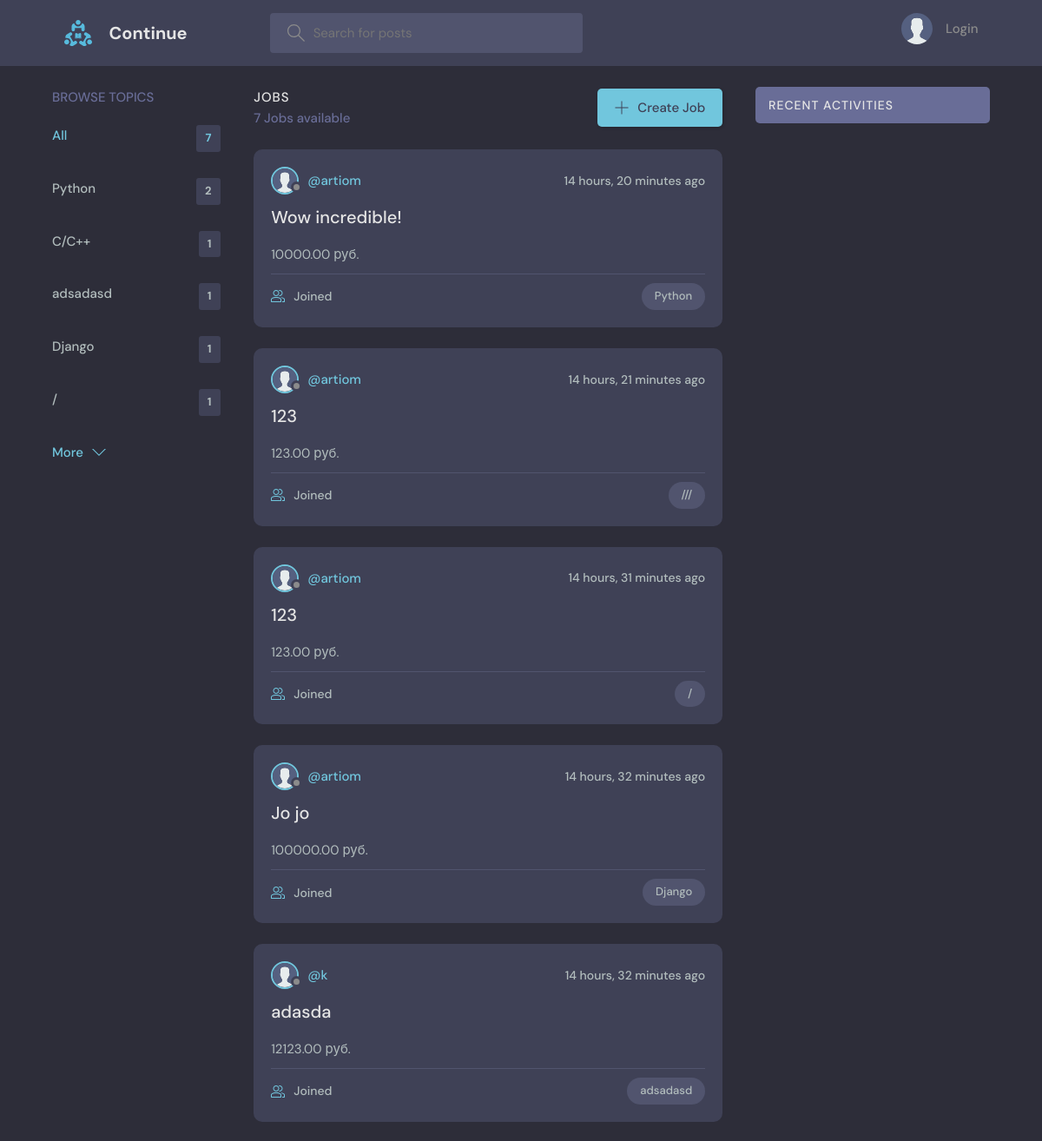
/ (upper part), run on an earlier commit of the app's database.
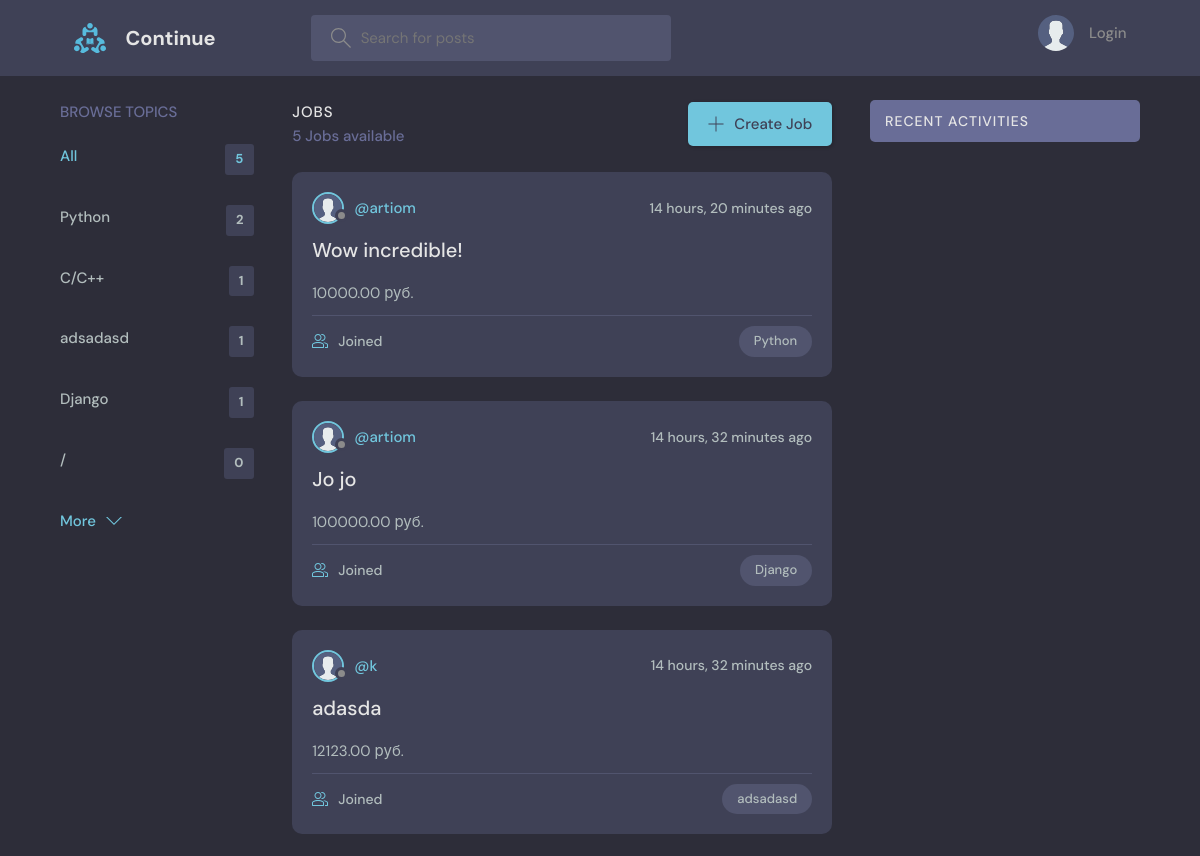
And on a later commit of the database.
### base/models.py (models this page shows, shortened)
class Topic(models.Model):
    name = models.CharField(max_length=200)

class Job(models.Model):
    name = models.CharField(max_length=200)
    description = models.TextField(null=True, blank=True)
    cost = models.DecimalField(max_digits=20, decimal_places=2, null=False)
    created = models.DateTimeField(auto_now_add=True)
    updated = models.DateTimeField(auto_now=True)
    topic = models.ForeignKey(Topic, on_delete=models.SET_NULL, null=True)
    status = models.ForeignKey(JobStatus, on_delete=models.SET_NULL, null=True)
    class Meta:
        ordering = ['-updated', '-created']

class User(AbstractUser):
    name = models.CharField(max_length=200, null=True)
    email = models.EmailField(unique=True)
    bio = models.TextField(null=True)
    avatar = models.ImageField(null=True, default='avatar.svg')
    balance = models.DecimalField(max_digits=20, decimal_places=2, null=False, default=0)
    USERNAME_FIELD = 'email'
    REQUIRED_FIELDS = []

### base/views.py (the view)
# urls.py: path('', views.home, name="home"),
def home(request):
    q = request.GET.get('q') if request.GET.get('q') != None else ''
    jobs = Job.objects.filter(
        Q(topic__name__icontains=q) |
        Q(name__icontains=q) |
        Q(description__icontains=q)
    )
    topics = Topic.objects.all()[0:5]
    job_count = jobs.count()
    job_messages = Message.objects.filter(
        Q(job__topic__name__icontains=q))[0:3]
    job_to_customer = get_job_to_customer(jobs)
    for job in jobs:
        customer = get_customer(job)
        if customer:
            job_to_customer[job] = customer
    context = {'jobs': jobs,
               'job_to_customer': job_to_customer,
               'topics': topics,
               'job_count': job_count,
               'job_messages': job_messages}
    return render(request, 'base/home.html', context)

### base/views.py (called while the page is built)
def get_job_to_customer(jobs):
    job_to_customer = {}  # Создаем пустой словарь
    for job in jobs:
        customer = get_customer(job)
        if customer:
            job_to_customer[job] = customer
    return job_to_customer

def get_customer(job):
    customer_id = Match.objects.filter(job=job, type=MatchType.objects.get_or_create(name='Customer')[0]).values('user')
    job_customer = User.objects.filter(id=customer_id[0]['user'])[0]
    return job_customer

### base/templates/base/home.html (shortened to what this page needs)
{% extends 'main.html' %} # TODO: баг поиска по типам работы
{% block content %}
<main class="layout layout--3">
  <div class="container">
    {% include 'base/topics_component.html' %}
    <div class="jobList">
      <div class="jobList__header">
        <div>
          <h2>Jobs</h2>
          <p>{{job_count}} Jobs available</p>
        </div>
        <a class="btn btn--main" href="{% url 'create-job' %}">
          <svg version="1.1" xmlns="http://www.w3.org/2000/svg" width="32" height="32" viewBox="0 0 32 32">
            <title>add</title>
            <path
              d="M16.943 0.943h-1.885v14.115h-14.115v1.885h14.115v14.115h1.885v-14.115h14.115v-1.885h-14.115v-14.115z">
            </path>
          </svg>
          Create Job
        </a>
      </div>
      {% include 'base/feed_component.html' %}
    </div>
    {% include 'base/activity_component.html' %}
  </div>
</main>
{% endblock %}

### base/templates/base/topics_component.html
<div class="topics">
    <div class="topics__header">
        <h2>Browse Topics</h2>
    </div>
    <ul class="topics__list">
        <li>
            <a href="{% url 'home' %}" class="active">All <span>{{jobs.count}}</span></a>
        </li>
        {% for topic in topics %}
        <li>
            <a href="{% url 'home' %}?q={{topic.name}}">{{topic.name}}<span>{{topic.job_set.all.count}}</span></a>
        </li>
        {% endfor %}
    </ul>
    <a class="btn btn--link" href="{% url 'topics' %}">
        More
        <svg version="1.1" xmlns="http://www.w3.org/2000/svg" width="32" height="32" viewBox="0 0 32 32">
            <title>chevron-down</title>
            <path d="M16 21l-13-13h-3l16 16 16-16h-3l-13 13z"></path>
        </svg>
    </a>
</div>

### base/templates/base/feed_component.html (shortened to what this page needs)
{% for job, job_customer  in job_to_customer.items %}
<div class="jobListJob">
    <div class="jobListJob__header">
        <a href="{% url 'user-profile' job_customer.id %}" class="jobListJob__author">
            <div class="avatar avatar--small">
                <img src="{{job_customer.avatar.url}}" />
            </div>
            <span>@{{job_customer.username}}</span>
        </a>
        <div class="jobListJob__actions">
            <span>{{job.created|timesince}} ago</span>
        </div>
    </div>
    <div class="jobListJob__content">
        <a href="{% url 'job' job.id %}">{{job.name}}</a>
        <p><span class="cost">{{job.cost}} руб.</span></p>
    </div>
    <div class="jobListJob__meta">
        <a href="{% url 'job' job.id %}" class="jobListJob__joined">
            {{job_participants.count}} Joined
        </a>
        <p class="jobListJob__topic">{{job.topic.name}}</p>
    </div>
</div>
{% endfor %}

What changed in the data, as far as the page shows it:
removed Job: avatar (placeholder picture), username "artiom", created "14 hours, 21 minutes", name "123", cost "123.00", topic.name "///"
removed Job: avatar (placeholder picture), username "artiom", created "14 hours, 31 minutes", name "123", cost "123.00", topic.name "/"
computed for Topic (number 5 of 5 on the later page): job_set.all.count "1" → "0"
Also different on the page:
{{ jobs.count }}: "7" → "5"
{{ job_count }}: "7" → "5"
